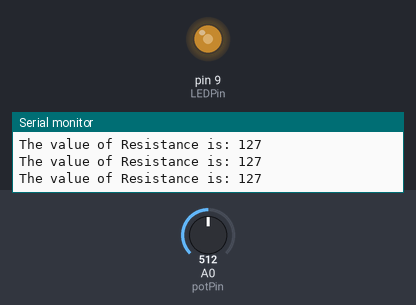
A sketch run on a simulated Arduino Uno, built with avr-gcc and run on an emulated ATmega328P. Parts: output pins drawn as LEDs (lit = HIGH), the last lines printed to the serial monitor. The test bench sets the inputs (shaded band); at power-on: A0 (potPin) = 512.

Above: at 1.2 s.
1.3 s: A0 (potPin) set to 0
At 2.5 s:
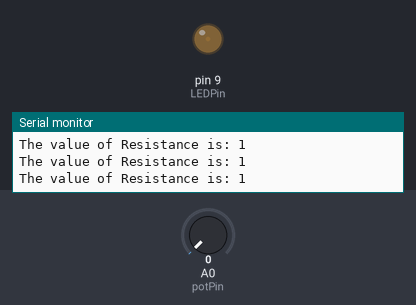
2.8 s: A0 (potPin) set to 716
At 3.3 s:
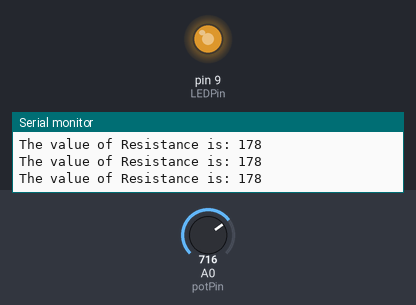
4.3 s: A0 (potPin) set to 900
At 4.8 s:
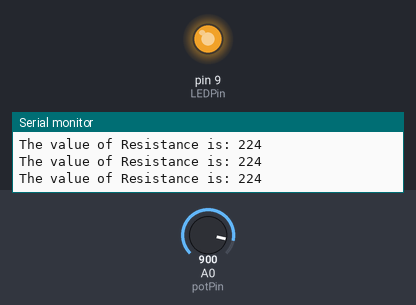
5.8 s: A0 (potPin) set to 511
At 6.3 s:
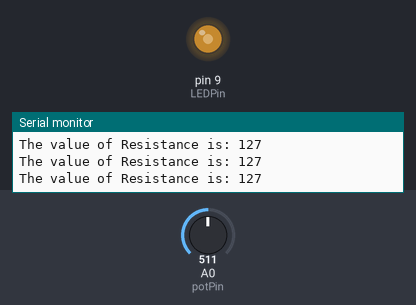
Timing chart, 0 to 8.8 s (numbered marks = the images above; inputs shaded):
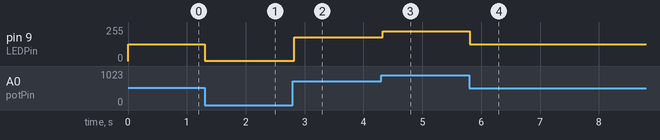

Measured:
- after the input at 1.3 s, pin 9 (LEDPin): 127/255 → 1/255 at once
- after the input at 2.8 s, pin 9 (LEDPin): 1/255 → 178/255 at once
- after the input at 4.3 s, pin 9 (LEDPin): 178/255 → 224/255 at once
- after the input at 5.8 s, pin 9 (LEDPin): 224/255 → 127/255 at once

The sketch:

Arduino-basic-project-_5-code.ino
```cpp
// Date: 18/11/21
// Khaled Md. Saifullah
// KastTech

int potPin= A0;
int LEDPin= 9;
int potValue;
int colorLevel;

void setup() {
  pinMode(potPin, INPUT);
  pinMode(LEDPin, OUTPUT);
  Serial.begin(9600);
}

void loop() {

 potValue = analogRead(potPin);
 colorLevel = map(potValue,1,1024,1,255);
 analogWrite(LEDPin, colorLevel);
 Serial.print("The value of Resistance is: ");
 Serial.println(colorLevel);
}
```
